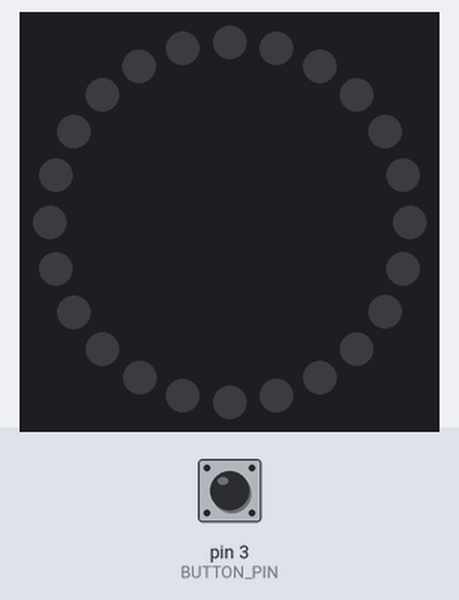
Simulated run of this sketch. Board: Arduino Uno, built with avr-gcc and run on an emulated ATmega328P. On the bench: 24 RGB LEDs in a ring, first at the top, clockwise. The inputs (shaded band) are chosen by the test bench; at power-on: pin 3 (BUTTON_PIN) HIGH. Dim RGB values are drawn brighter than linear.

Above: at 1.2 s.
1.3 s: pin 3 (BUTTON_PIN) pulled LOW for 1 s
At 3.9 s:
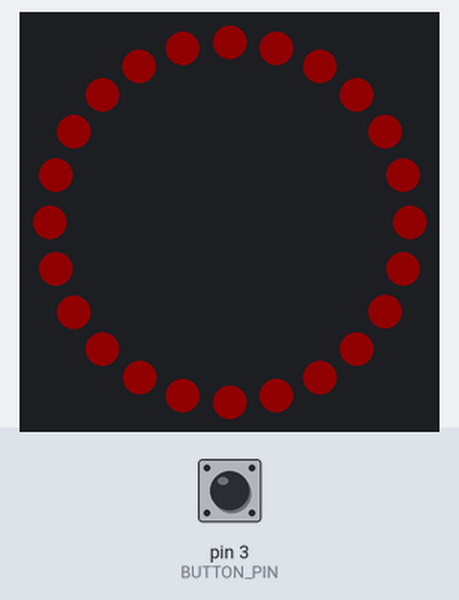
5.9 s: pin 3 (BUTTON_PIN) pulled LOW for 3.2 s
At 6.9 s:
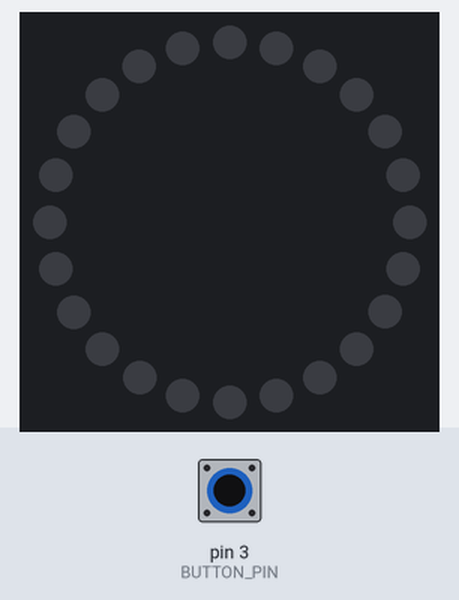
10.6 s: pin 3 (BUTTON_PIN) pulled LOW for 1 s
At 12.61 s:
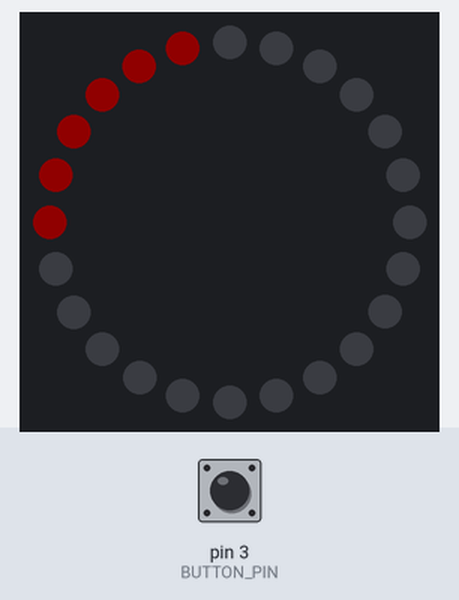
Timing chart, 0 to 14.1 s (numbered marks = the images above; inputs shaded):
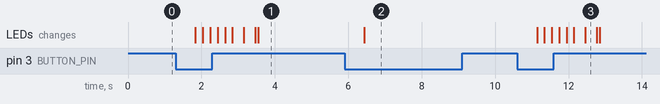

The sketch:

NeoPomodorino.ino
```cpp
#include <Adafruit_NeoPixel.h>

#define BUTTON_PIN     3
#define PIXEL_PIN      6
#define PIXEL_COUNT    24

#define POMODORO_LIMIT 4
#define POMODORO_TIME  25

#define SHORT_PAUSE    5
#define LONG_PAUSE     25

#define LUMINANCE      16

enum State
{
  Off = 0,
  Pomodoro = 1,
  ShortPause = 2,
  LongPause = 3
};

enum ButtonClick
{
  None,
  ShortClick,
  LongClick
};

Adafruit_NeoPixel ring = Adafruit_NeoPixel(PIXEL_COUNT, PIXEL_PIN, NEO_GRB + NEO_KHZ800);

State currentState;
int pomodoro;
unsigned long starttime;
unsigned long duration;
bool buttonState = HIGH;

void setup()
{
  pinMode(BUTTON_PIN, INPUT_PULLUP);
  ring.begin();
  ring.show();

  turnOff();
}

void loop()
{
  unsigned long now = millis();
  ButtonClick button = getButtonClick();

  // Time can be extended by pressing the button. 1 short click => +1 minute.
  if (currentState != Off && button == ShortClick)
    starttime = min(starttime + 60000, now);

  // Long clicks can be used to turn the device on and off
  else if (button == LongClick)
  {
    if (currentState == Off)
      startPomodoro();
    else
      turnOff();
  }

  // If time runs out, go to next phase.
  else
  {
    unsigned long elapsedtime = now - starttime;
    if (elapsedtime > duration)
    {
      if (currentState == Pomodoro)
        startPause();
      else if (currentState == ShortPause || currentState == LongPause)
        startPomodoro();
    }
  }

  // Update ring
  updateDisplay();
  delay(20);

}

void turnOff()
{
  pomodoro = 0;
  currentState = Off;
}

void startPomodoro()
{
  pomodoro = (pomodoro % 4) + 1;
  blink((PIXEL_COUNT * pomodoro) / 4);
  starttime = millis();
  duration = POMODORO_TIME * 60000;
  currentState = Pomodoro;
  initLeds();
}

void startPause()
{
  starttime = millis();
  if (pomodoro < 4)
  {
    duration = SHORT_PAUSE * 60000;
    currentState = ShortPause;
  }
  else
  {
    duration = LONG_PAUSE * 60000;
    currentState = LongPause;
  }
  initLeds();
}

ButtonClick getButtonClick()
{
  ButtonClick result = None;
  bool newState = digitalRead(BUTTON_PIN);
  if (newState == LOW && buttonState == HIGH)
  {
    delay(20);
    buttonState = digitalRead(BUTTON_PIN);
    if (buttonState == LOW)
    {
      for(int i = 0; i < 25; i++)
      {
        delay(20);
        buttonState = digitalRead(BUTTON_PIN);
        if (buttonState == HIGH)
          return ShortClick;
      }
      return LongClick;
    }
    else
      return None;
  }
  else
  {
    buttonState = newState;
    return None;
  }
}

void updateDisplay()
{
  float progress = ((float)(millis() - starttime) / duration) * PIXEL_COUNT;
  int done = floor(progress);
  float fraction = progress - done;
  for(int i = 0; i < PIXEL_COUNT; i++)
  {
    uint8_t intensity = 0;
    if (i == done)
      intensity = LUMINANCE * (1 - fraction);
    else if (i > done)
      intensity = LUMINANCE;

    if (currentState == Pomodoro)
      ring.setPixelColor(i, intensity, 0, 0);
    else if (currentState == ShortPause)
      ring.setPixelColor(i, intensity, intensity, 0);
    else if (currentState == LongPause)
      ring.setPixelColor(i, 0, intensity, 0);
    else
      ring.setPixelColor(i, 0, 0, 0);
  }
  ring.show();
}

void blink(int ledcount)
{
  for(int i = 0; i < 3; i++)
  {
    for(int j = 0; j < PIXEL_COUNT; j++)
      ring.setPixelColor(j, 0, 0, j < ledcount ? LUMINANCE : 0);
    ring.show();
    delay(200);
    for(int j = 0; j < PIXEL_COUNT; j++)
      ring.setPixelColor(j, 0, 0, 0);
    ring.show();
    delay(200);
  }
}

void initLeds()
{
  uint32_t color;
  if (currentState == Pomodoro)
    color = ring.Color(LUMINANCE, 0, 0);
  else if (currentState == ShortPause)
    color = ring.Color(LUMINANCE, LUMINANCE, 0);
  else if (currentState == LongPause)
    color = ring.Color(0, LUMINANCE, 0);

  for(int i = PIXEL_COUNT; i > 0; i--)
  {
    ring.setPixelColor(i - 1, color);
    ring.show();
    delay(20);
  }
}
```

Measured:
- after the input at 1.3 s, the LEDs: first change after 0.54 s (image 1 shows a later state)
- after the input at 5.9 s, the LEDs: change after 0.54 s (image 2)
- after the input at 10.6 s, the LEDs: first change after 0.54 s (image 3 shows a later state)
